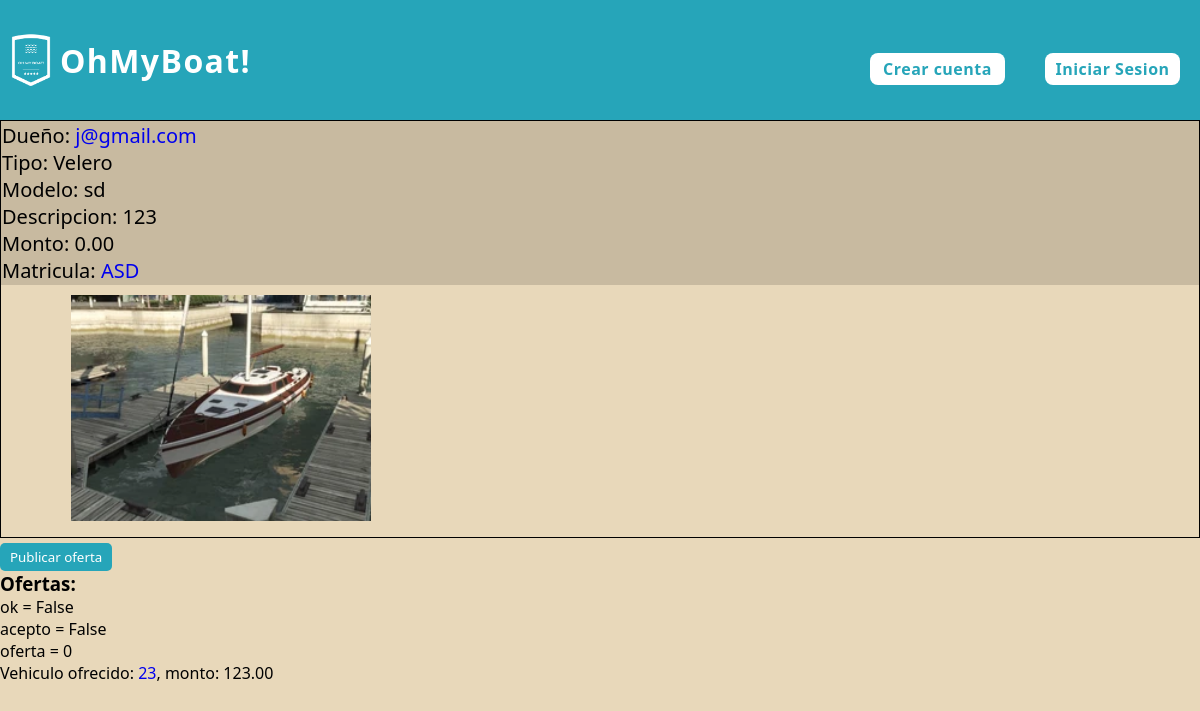
The page /ver_detalle_publicacion/27/ on the database its author committed.
### publicaciones/models.py (models this page shows)
class Publicacion(models.Model):
    monto = models.DecimalField(max_digits=15, decimal_places=2, default=0)
    autor = models.ForeignKey(Usuario, on_delete=models.SET_NULL, null=True)
    embarcacion = models.OneToOneField(Embarcacion, on_delete=models.SET_NULL, null=True)
    descripcion = models.CharField(max_length=250)
    oculta = models.BooleanField(default=False)

### usuarios/models.py (models this page shows, shortened)
class Usuario(AbstractBaseUser, PermissionsMixin):
    nombre = models.CharField(max_length=50)
    apellido = models.CharField(max_length=50)
    fecha_nacimiento = models.DateField()
    telefono = models.CharField(max_length=13)
    mail = models.EmailField(max_length=50, unique=True)
    password = models.CharField(max_length=128)
    is_staff= models.BooleanField(default=False)
    is_blocked= models.BooleanField(default=False)
    USERNAME_FIELD = 'mail'
    REQUIRED_FIELDS = ['nombre', 'apellido', 'fecha_nacimiento', 'telefono']

### embarcaciones/models.py (models this page shows)
class Embarcacion(models.Model):
    matricula = models.CharField(max_length=100, unique=True)
    modelo = models.CharField(max_length=100)
    tipo = models.ForeignKey(TipoEmbarcacion, on_delete=models.SET_NULL, null=True)
    m_eslora = models.DecimalField(max_digits=5, decimal_places=2)
    m_manga = models.DecimalField(max_digits=5, decimal_places=2)
    m_calado = models.DecimalField(max_digits=5, decimal_places=2)
    motor = models.BooleanField(default=False)
    deuda = models.DecimalField(max_digits=10, decimal_places=2, default=0)
    sede = models.ForeignKey(Sede, on_delete=models.SET_NULL, null=True)
    dueño = models.ForeignKey(Usuario, on_delete=models.CASCADE)

class TipoEmbarcacion(models.Model):
    clase= models.CharField(max_length=50, unique=True)

class ImagenEmbarcacion(models.Model):
    nombre_especifico= models.CharField(max_length=100)
    embarcacion= models.ForeignKey(Embarcacion, on_delete= models.CASCADE)

### ofertas/models.py (models this page shows)
class Oferta(models.Model):
    monto = models.DecimalField(max_digits=15, decimal_places=2, default=0)
    autor = models.ForeignKey(Usuario, on_delete=models.SET_NULL, null=True)
    vehiculo_ofertado = models.ForeignKey(Vehiculo, on_delete=models.SET_NULL, null=True)
    embarcacion_ofertada = models.ForeignKey(Embarcacion, on_delete=models.SET_NULL, null=True)
    publicacion= models.ForeignKey(Publicacion, on_delete=models.CASCADE)
    estado= models.CharField(max_length=50, default='Pendiente')
    oculta = models.BooleanField(default=False)

### vehiculos/models.py (models this page shows)
class Vehiculo(models.Model):
    patente = models.CharField(max_length=100, unique=True)
    marca = models.CharField(max_length=100)
    modelo = models.CharField(max_length=100)
    tipo = models.ForeignKey(TipoVehiculo, on_delete=models.SET_NULL, null=True)
    año_fabricacion = models.DecimalField(max_digits=4, decimal_places=0, default=2000)
    kilometraje = models.DecimalField(max_digits=10, decimal_places=0, default=0)
    dueño = models.ForeignKey(Usuario, on_delete=models.CASCADE)

### publicaciones/views.py (the view)
# urls.py: path('ver_detalle_publicacion/<int:id_publicacion>/', views.ver_detalle_publicacion, name= 'ver detalle publicacion'),
def ver_detalle_publicacion(request, id_publicacion):
    try:
        unaPublicacion = Publicacion.objects.get(id=id_publicacion)
        imagenes= ImagenEmbarcacion.objects.filter(embarcacion= unaPublicacion.embarcacion.id)
        ofertas= Oferta.objects.exclude(autor__is_blocked=True).filter(publicacion= id_publicacion).filter(estado= 'Pendiente')
        ok = False
        acepto = False
        oferta_id = 0
        if request.method == 'POST':
            acepto = request.POST.get('acepto')
            oferta_id = request.POST.get('oferta_id')
            ok = request.POST.get('ok')
        return render(request, 'post_detail.html', {'imagenes': imagenes,
                                                    'publicacion': unaPublicacion,
                                                    'ofertas': ofertas,
                                                    'ok': ok,
                                                    'acepto': acepto,
                                                    'oferta_id': oferta_id})
    except Embarcacion.DoesNotExist:
        return render(request, '404_not_found.html')

### publicaciones/templates/post_detail.html (shortened to what this page needs)
{% extends 'layouts/base.html' %}
{% load static %}
{% block style %}
    <link rel="stylesheet" type="text/css" href="{% static 'styles/post_detail.css' %}">
{% endblock %}
{% block listnav %}
    {% if request.user.is_authenticated %}
        <li class="modal"><a id="cerrar-sesion" class="normal"  href=""><i class="fa-solid fa-arrow-right-from-bracket"></i></a>
            <div id="mensaje-cerrar-sesion" class="mensaje" style="display: none;">
                <p>Estas seguro de cerrar la sesion?</p>
                <a href="{% url 'cerrar sesion' %}" class="buton2">Confirmar</a>
            </div>
        </li>
    {% else %}
        <li><a href="{% url 'crear cuenta' %}" class="buton">Crear cuenta</a></li>
        <li><a href="{% url 'iniciar sesion' %}" class="buton">Iniciar Sesion</a></li>
    {% endif %}
{% endblock %}
{% block content %}
<section>
    <div>
        <div class="box">
            <div class="info-container">
                <div>
                    <p>Dueño: <a href="{% url 'ver perfil' publicacion.autor.id %}">{{publicacion.autor.mail}}</a></p>
                </div>
                <div>
                    <p>Tipo: {{publicacion.embarcacion.tipo.clase}}</p>
                </div>
                <div>
                    <p>Modelo: {{publicacion.embarcacion.modelo}}</p>
                </div>
                <div>
                    <p>Descripcion: {{publicacion.descripcion}}</p>
                </div>
                <div>
                    <p>Monto: {{publicacion.monto}}</p>
                </div>
                <div>
                    <p>Matricula: <a href="{% url 'ver detalle embarcacion' publicacion.embarcacion.id 0 %}">{{publicacion.embarcacion.matricula}}</a></p>
                </div>
            </div>
            <div class='imagenesDiv'>
                {% for imagen in imagenes %}
                    {% with 'imagenes_embarcaciones/'|add:imagen.nombre_especifico as ruta_imagen %}
                    <div class='image-container'>
                        <div class="p1">
                            <img src="{% static ruta_imagen %}" style="width:100%">
                        </div>
                    </div>
                    {% endwith %}
                {% endfor %}
            </div>
        </div>
    </div>
</section>
<div>
    {% if not request.user.mail == publicacion.autor.mail %}
        <form action="{% url 'publicar oferta' publicacion.id %}" method="post">
            <button type="submit" class="btn-post-offer">Publicar oferta</button>
        </form>
    {% endif %}
</div>
<div>
    <h3>Ofertas:</h3>
</div>
<p>ok = {{ok}}</p>
<p>acepto = {{acepto}}</p>
<p>oferta = {{oferta_id}}</p>
<div>
    {% if ofertas %}
        {% for oferta in ofertas %}
            <div class="oferta-container">
                <div class="oferta-info">
                    {% if oferta.vehiculo_ofertado %}
                        Vehiculo ofrecido: <a href="{% url 'ver detalle vehiculo' oferta.vehiculo_ofertado.id 0 %}">{{oferta.vehiculo_ofertado.patente}}</a>, monto: {{oferta.monto}}
                    {% else %}
                        Embarcacion ofrecida: <a href="{% url 'ver detalle embarcacion' oferta.embarcacion_ofertada.id 0 %}">{{oferta.embarcacion_ofertada.matricula}}</a>, monto: {{oferta.monto}}
                    {% endif %}
                </div>
            </div>
        {% endfor %}
    {% else %}
        <div>
            <h3>No existen ofertas activas</h3>
        </div>
    {% endif %}
</div>
{% endblock %}

### publicaciones/static/styles/post_detail.css (style rules this page uses)
:root { --sand: #c8baa0; --gray-sand: #c4c4be; --aqua-light: #a9cecf; --aquamarine: #26a5b9; --cyan: #6785b4; }
.box { display: inline-block; overflow-x: auto; width: 100%; position: relative; align-items: center; justify-content: center; font-family: Arial, Helvetica, sans-serif; font-size: 20px; border: 1px solid black; }
.imagenesDiv { width: 100%; padding: 10px 20px; align-items: center; }
.imagenesDiv .image-container { display: inline-flex; margin-right: 0px; object-fit: contain; }
.imagenesDiv .image-container:last-child { margin-right: 0; }
.imagenesDiv .image-container .p1 { display: inline-block; width: max-content; align-items: left; }
.imagenesDiv .image-container .p1 img { margin-left: 50px; }
.box .info-container { position:relative; display:inline-block; width: 100%; background: var(--sand); border: 1px solid var(--sand); }
.info-container p { margin-right: 50px; align-items: center; }
.p1 { flex: 0 0 auto; scroll-snap-align: start; width: 70%; }
.p1 img { width: 50%; max-height: 575px; }
.oferta-container { display: flex; align-items: center; justify-content: flex-start; margin-bottom: 10px; }
.oferta-info { margin-right: 10px; }
.btn-post-offer { background-color: #26a5b9; color: white; border: none; border-radius: 5px; padding: 5px 10px; }

### inicio/static/styles/header.css (style rules this page uses)
* { margin: 0; padding: 0; box-sizing: border-box; font-family: 'Segoe UI', Tahoma, Geneva, Verdana, sans-serif; }
li { margin: 20px; }
a { text-decoration: none; }
.buton { width: 135px; height: 4vh; border: none; background-color: #ffffff; border-radius: 8px; display: flex; justify-content: center; text-decoration: none; align-items: center; cursor: pointer; letter-spacing: 0.03em; font-weight: 600; font-style: normal; font-size: 1rem; color: #26a5b9; transition: all 0.10s; -webkit-box-shadow: 0px 0px 4px 1px rgba(255,255,255,0); -moz-box-shadow: 0px 0px 4px 1px rgba(255,255,255,0); box-shadow: 0px 0px 4px 1px rgba(255,255,255,0); }

### inicio/static/styles/index_main.css (style rules this page uses)
:root { --green: hsl(162, 45%, 56%); --lead: hsl(162, 2%, 56%); --blue: hsl(202, 89%, 71%); --text-white: hsl(0, 0%, 100%); --text-light-gray: hsl(0, 0%, 90%); --body-bg-color:hsl(200, 51%, 32%); --glass-bg-color: hsla(0, 0%, 100%, 0.05); --border-color: hsla(0, 0%, 100%, 0.25); --blur: blur(10px); --button-hover-color: hsla(0, 0%, 0%, 0.3); }
body { margin-top: 120px; background-color: #e8d8ba; }

### rows shown on the page
Publicacion: autor.mail "j@gmail.com", embarcacion.tipo.clase "Velero", embarcacion.modelo "sd", descripcion "123", monto "0.00", embarcacion.matricula "ASD"
Oferta: vehiculo_ofertado.patente "23", monto "123.00"

### other values the page prints
{{ ok }} "False"
{{ acepto }} "False"
{{ oferta_id }} "0"
